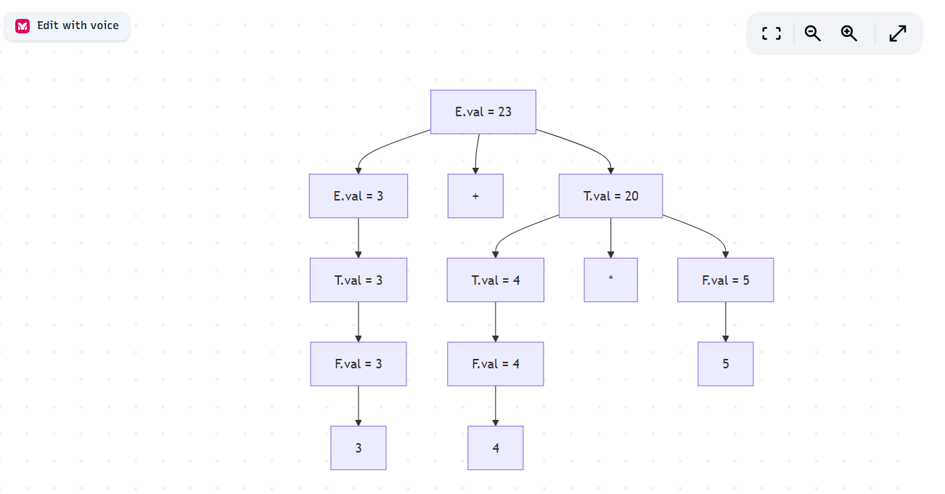
#> input picture CO3_AT1/Q1_simulation.png, 945 x 494 px, found by its file name
$ jupyter execute Exp4.ipynb
#> lines starting #> are read from the running program, lines starting #| are printed output that depends on the picture
<a href="https://colab.research.google.com/github/Swetha0407/Compiler-Design-/blob/main/Exp4.ipynb" target="_parent"></a>

[cell 1]
from google.colab import files

[cell 2]
uploaded = files.upload()
#> the answer given: Q1_simulation.png
import cv2
import matplotlib.pyplot as plt
filename = list(uploaded.keys())[0]

[cell 3]
image = cv2.imread(filename)
#> image is the input picture: shape (494, 945, 3); mean B, G, R 253.4, 250.8, 251.1

[cell 4]
print("Image uploaded successfully:", filename)
gray = cv2.cvtColor(image, cv2.COLOR_BGR2GRAY)
equalized = cv2.equalizeHist(gray)
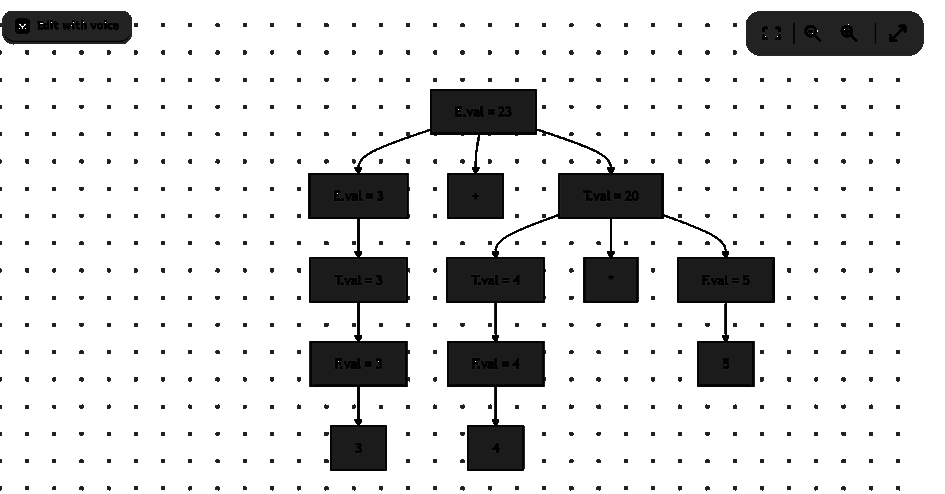
#> equalized: shape (494, 945); min 0, max 255, mean 219.2
plt.imshow(gray, cmap="gray")
plt.title("Original Grayscale Image")
plt.axis("off")
plt.show()

[cell 5]
plt.imshow(equalized, cmap="gray")
plt.title("Enhanced Image")
plt.axis("off")
plt.show()

[cell 6]
plt.figure(figsize=(10, 4))

[cell 7]
plt.subplot(1, 2, 1)
plt.imshow(gray, cmap="gray")
plt.title("Original Grayscale Image")
plt.axis("off")

[cell 8]
plt.subplot(1, 2, 2)
plt.imshow(equalized, cmap="gray")
plt.title("Histogram Equalized Image")
plt.axis("off")

[cell 9]
plt.show()
plt.figure(figsize=(10, 4))

[cell 10]
plt.subplot(1, 2, 1)
plt.hist(gray.ravel(), 256, [0, 256])
plt.title("Original Histogram")
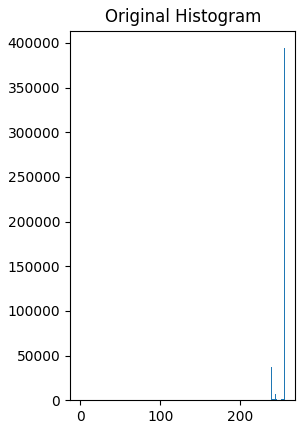
#> figure drawn by matplotlib, 1 panel; tallest bar 394073 high, from x = 255 to 256

[cell 11]
plt.subplot(1, 2, 2)
plt.hist(equalized.ravel(), 256, [0, 256])
plt.title("Equalized Histogram")
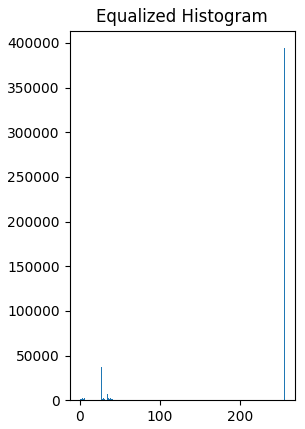
#> figure drawn by matplotlib, 1 panel; tallest bar 394073 high, from x = 255 to 256
